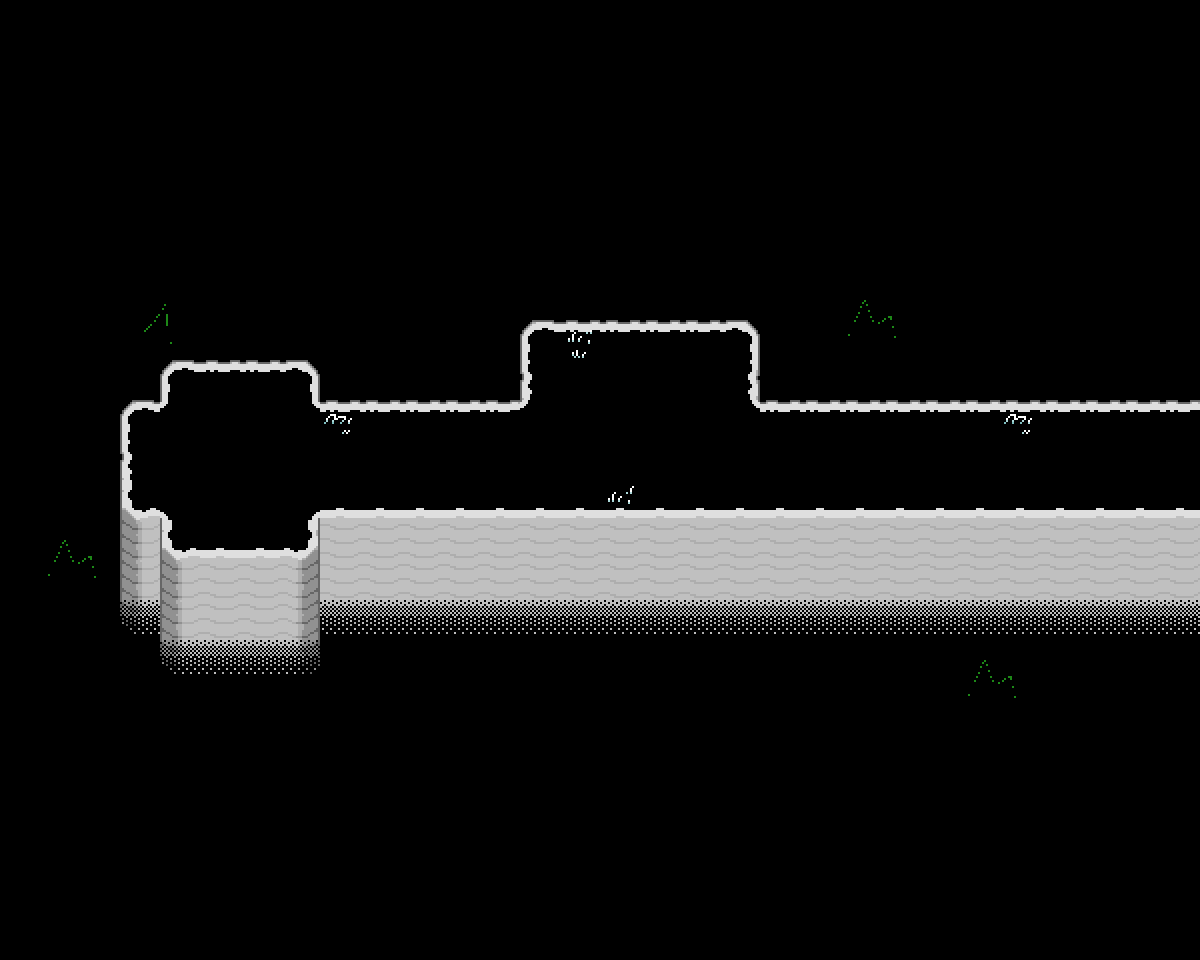

This is a level from a 2D game, rendered from its Tiled map with the project's own tilesets. A one-line summary and the map file follow, with tile-layer data summarised:
An orthogonal 30x24 tile map with 40x40 px tiles, 5 tile layers (background, path, over_path, void_decoration, ...) and 16 objects (savepoint, transition, spawn, dw_entry, entry_left).

<map version="1.11" tiledversion="1.11.2" orientation="orthogonal" renderorder="right-down" width="30" height="24" tilewidth="40" tileheight="40" infinite="0" nextlayerid="11" nextobjectid="22">
 <editorsettings>
  <export target="data.lua" format="lua" />
 </editorsettings>
 <properties>
  <property name="name" value="??????" />
 </properties>
 <tileset firstgid="1" source="../../../../tilesets/snowrock.tsx" />
 <layer id="4" name="background" width="30" height="24">
  <data>[720 cells, 720 non-empty, 1 distinct tile ids]</data>
 </layer>
 <layer id="1" name="path" width="30" height="24">
  <data>[720 cells, 4 non-empty, 2 distinct tile ids]</data>
 </layer>
 <layer id="2" name="over_path" width="30" height="24">
  <data>[720 cells, 149 non-empty, 25 distinct tile ids]</data>
 </layer>
 <layer id="10" name="void_decoration" width="30" height="24">
  <data>[720 cells, 18 non-empty, 10 distinct tile ids]</data>
 </layer>
 <layer id="3" name="deepness" width="30" height="24">
  <data>[720 cells, 39 non-empty, 1 distinct tile ids]</data>
 </layer>
 <objectgroup color="#ffaa00" id="9" name="objects">
  <object id="1" name="savepoint" x="640" y="360">
   <properties>
    <property name="cutscene" value="snowrock.savepoint" />
   </properties>
   <point />
  </object>
  <object id="20" name="transition" x="1200" y="400" width="40" height="120">
   <properties>
    <property name="map" value="dw/snowrock/room_1" />
    <property name="marker" value="entry_right" />
   </properties>
  </object>
 </objectgroup>
 <objectgroup color="#aa00ff" id="7" name="markers">
  <object id="10" name="spawn" x="640" y="440">
   <point />
  </object>
  <object id="11" name="dw_entry" x="240" y="460">
   <point />
  </object>
  <object id="21" name="entry_left" x="1160" y="460">
   <point />
  </object>
 </objectgroup>
 <objectgroup color="#0055ff" id="8" name="collision">
  <object id="6" x="760" y="320" width="40" height="80" />
  <object id="8" x="800" y="360" width="400" height="40" />
  <object id="9" x="520" y="280" width="240" height="40" />
  <object id="12" x="480" y="320" width="40" height="80" />
  <object id="13" x="320" y="360" width="160" height="40" />
  <object id="14" x="160" y="320" width="160" height="40" />
  <object id="15" x="120" y="360" width="40" height="40" />
  <object id="16" x="80" y="400" width="40" height="120" />
  <object id="17" x="120" y="520" width="40" height="40" />
  <object id="18" x="160" y="560" width="160" height="40" />
  <object id="19" x="320" y="520" width="880" height="40" />
 </objectgroup>
</map>